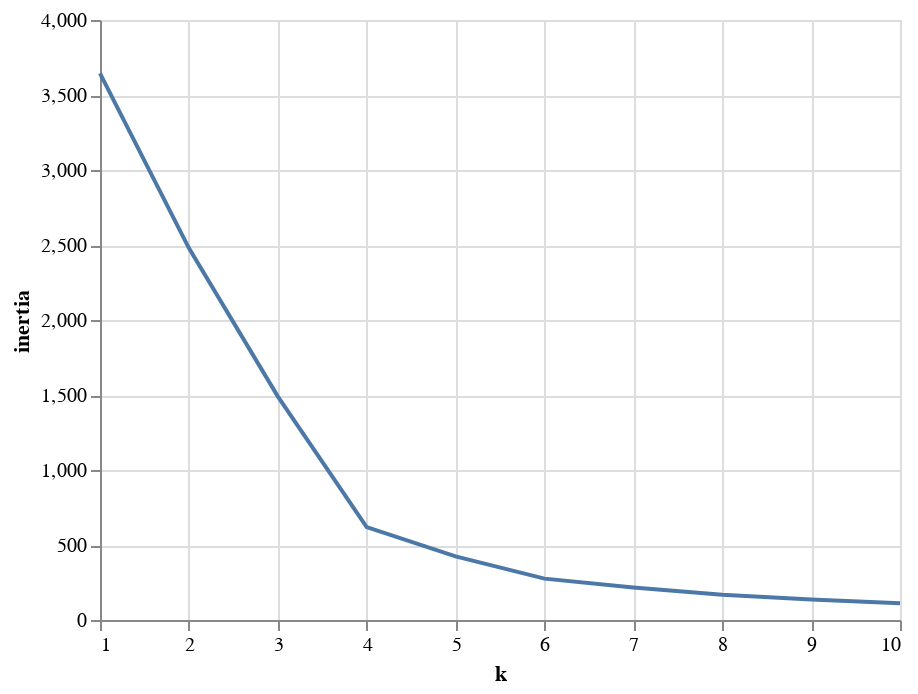

Notebook code for this chart:
### Markdown cell above
### Clustering Crytocurrencies Using K-Means

#### Find the Best Value for `k` Using the Elbow Curve

### Code cell
inertia = []
k = list(range(1, 11))

# Calculate the inertia for the range ok k values
for i in k:
    km=KMeans(n_clusters=i, random_state=0)
    km.fit(pcs_df)
    inertia.append(km.inertia_)

# Create the Elbow Curve using hvPlot
elbow_data={'k': k, 'inertia': inertia}
df_elbow=pd.DataFrame(elbow_data)
alt.Chart(df_elbow).mark_line().encode(x='k', y='inertia')

### Figure 1 — Vega-Lite specification as saved in the notebook (floating-point values rounded to 4 significant figures)
{"config": {"view": {"continuousWidth": 400, "continuousHeight": 300}}, "data": {"name": "data-64c6859f6483a61c41c5546dbcfd8bcd"}, "mark": "line", "encoding": {"x": {"type": "quantitative", "field": "k"}, "y": {"type": "quantitative", "field": "inertia"}}, "$schema": "https://vega.github.io/schema/vega-lite/v4.8.1.json", "datasets": {"data-64c6859f6483a61c41c5546dbcfd8bcd": [{"k": 1, "inertia": 3644.0}, {"k": 2, "inertia": 2479.0}, {"k": 3, "inertia": 1491.0}, {"k": 4, "inertia": 619.4}, {"k": 5, "inertia": 424.3}, {"k": 6, "inertia": 275.9}, {"k": 7, "inertia": 216.1}, {"k": 8, "inertia": 168.2}, {"k": 9, "inertia": 136.7}, {"k": 10, "inertia": 111.1}]}}
